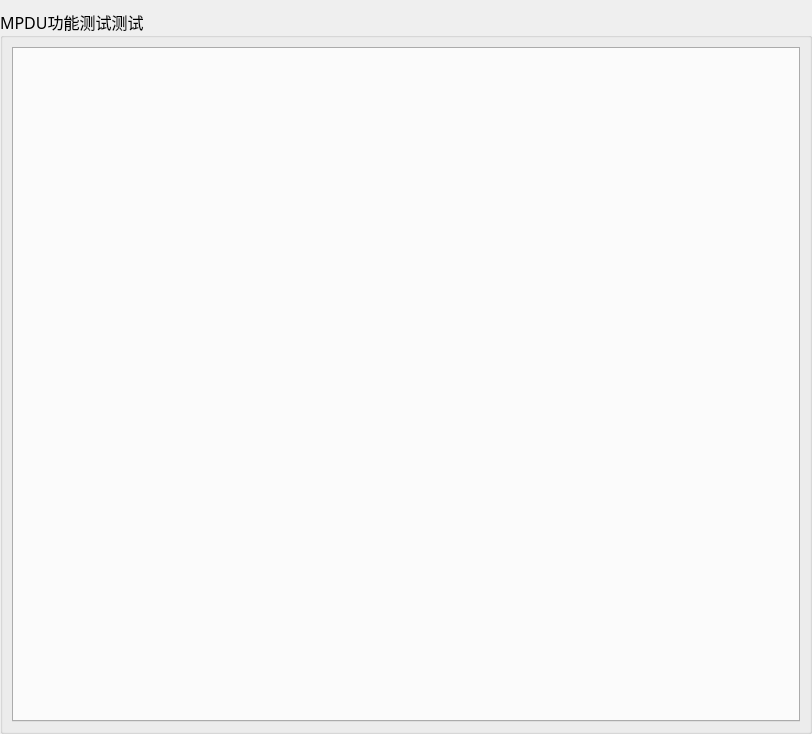
<?xml version="1.0" encoding="UTF-8"?>
<ui version="4.0">
 <class>MTest_MainWid</class>
 <widget class="QWidget" name="MTest_MainWid">
  <property name="geometry">
   <rect>
    <x>0</x>
    <y>0</y>
    <width>812</width>
    <height>734</height>
   </rect>
  </property>
  <property name="windowTitle">
   <string>Form</string>
  </property>
  <layout class="QGridLayout" name="gridLayout">
   <property name="leftMargin">
    <number>0</number>
   </property>
   <property name="topMargin">
    <number>9</number>
   </property>
   <property name="rightMargin">
    <number>0</number>
   </property>
   <property name="bottomMargin">
    <number>0</number>
   </property>
   <property name="horizontalSpacing">
    <number>0</number>
   </property>
   <item row="0" column="0">
    <widget class="QGroupBox" name="groupBox">
     <property name="font">
      <font>
       <family>微软雅黑</family>
       <pointsize>12</pointsize>
       <weight>50</weight>
       <bold>false</bold>
      </font>
     </property>
     <property name="title">
      <string>MPDU功能测试测试</string>
     </property>
     <layout class="QGridLayout" name="gridLayout_2">
      <property name="leftMargin">
       <number>9</number>
      </property>
      <item row="0" column="0">
       <widget class="QTabWidget" name="tabWidget">
        <property name="currentIndex">
         <number>-1</number>
        </property>
       </widget>
      </item>
     </layout>
    </widget>
   </item>
  </layout>
 </widget>
 <resources/>
 <connections/>
</ui>
